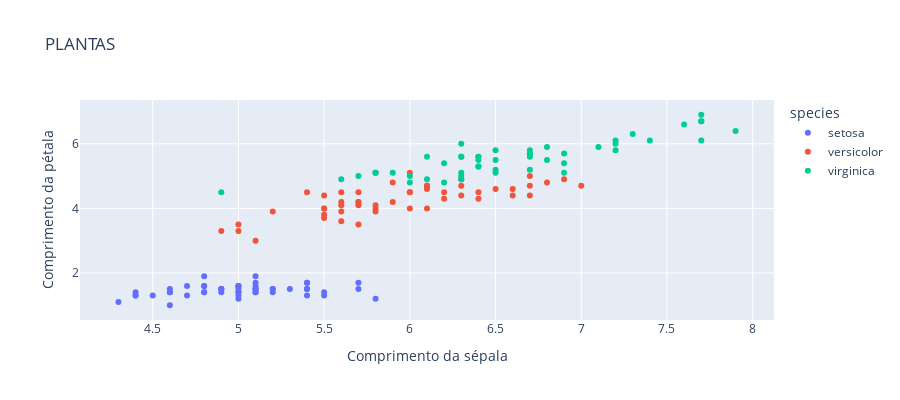

Source (notebook cell):
### Markdown cell above
# ----------------------------------------

### Code cell
px.scatter(df, x='sepal_length', y='petal_length', color='species',
           title="PLANTAS",
           labels={'sepal_length': 'Comprimento da sépala',
                   'petal_length': 'Comprimento da pétala'},
           height=400, width=900)

### Figure 1 — Plotly figure (JSON) as saved in the notebook; plotly's stock layout.template omitted (floating-point values rounded to 4 significant figures)
{"data": [{"hovertemplate": "species=setosa<br>Comprimento da sépala=%{x}<br>Comprimento da pétala=%{y}<extra></extra>", "legendgroup": "setosa", "marker": {"color": "#636efa", "symbol": "circle"}, "mode": "markers", "name": "setosa", "orientation": "v", "showlegend": true, "type": "scatter", "x": [5.1, 4.9, 4.7, 4.6, 5, 5.4, 4.6, 5, 4.4, 4.9, 5.4, 4.8, 4.8, 4.3, 5.8, 5.7, 5.4, 5.1, 5.7, 5.1, 5.4, 5.1, 4.6, 5.1, 4.8, 5, 5, 5.2, 5.2, 4.7, 4.8, 5.4, 5.2, 5.5, 4.9, 5, 5.5, 4.9, 4.4, 5.1, 5, 4.5, 4.4, 5, 5.1, 4.8, 5.1, 4.6, 5.3, 5], "xaxis": "x", "y": [1.4, 1.4, 1.3, 1.5, 1.4, 1.7, 1.4, 1.5, 1.4, 1.5, 1.5, 1.6, 1.4, 1.1, 1.2, 1.5, 1.3, 1.4, 1.7, 1.5, 1.7, 1.5, 1, 1.7, 1.9, 1.6, 1.6, 1.5, 1.4, 1.6, 1.6, 1.5, 1.5, 1.4, 1.5, 1.2, 1.3, 1.5, 1.3, 1.5, 1.3, 1.3, 1.3, 1.6, 1.9, 1.4, 1.6, 1.4, 1.5, 1.4], "yaxis": "y"}, {"hovertemplate": "species=versicolor<br>Comprimento da sépala=%{x}<br>Comprimento da pétala=%{y}<extra></extra>", "legendgroup": "versicolor", "marker": {"color": "#EF553B", "symbol": "circle"}, "mode": "markers", "name": "versicolor", "orientation": "v", "showlegend": true, "type": "scatter", "x": [7, 6.4, 6.9, 5.5, 6.5, 5.7, 6.3, 4.9, 6.6, 5.2, 5, 5.9, 6, 6.1, 5.6, 6.7, 5.6, 5.8, 6.2, 5.6, 5.9, 6.1, 6.3, 6.1, 6.4, 6.6, 6.8, 6.7, 6, 5.7, 5.5, 5.5, 5.8, 6, 5.4, 6, 6.7, 6.3, 5.6, 5.5, 5.5, 6.1, 5.8, 5, 5.6, 5.7, 5.7, 6.2, 5.1, 5.7], "xaxis": "x", "y": [4.7, 4.5, 4.9, 4, 4.6, 4.5, 4.7, 3.3, 4.6, 3.9, 3.5, 4.2, 4, 4.7, 3.6, 4.4, 4.5, 4.1, 4.5, 3.9, 4.8, 4, 4.9, 4.7, 4.3, 4.4, 4.8, 5, 4.5, 3.5, 3.8, 3.7, 3.9, 5.1, 4.5, 4.5, 4.7, 4.4, 4.1, 4, 4.4, 4.6, 4, 3.3, 4.2, 4.2, 4.2, 4.3, 3, 4.1], "yaxis": "y"}, {"hovertemplate": "species=virginica<br>Comprimento da sépala=%{x}<br>Comprimento da pétala=%{y}<extra></extra>", "legendgroup": "virginica", "marker": {"color": "#00cc96", "symbol": "circle"}, "mode": "markers", "name": "virginica", "orientation": "v", "showlegend": true, "type": "scatter", "x": [6.3, 5.8, 7.1, 6.3, 6.5, 7.6, 4.9, 7.3, 6.7, 7.2, 6.5, 6.4, 6.8, 5.7, 5.8, 6.4, 6.5, 7.7, 7.7, 6, 6.9, 5.6, 7.7, 6.3, 6.7, 7.2, 6.2, 6.1, 6.4, 7.2, 7.4, 7.9, 6.4, 6.3, 6.1, 7.7, 6.3, 6.4, 6, 6.9, 6.7, 6.9, 5.8, 6.8, 6.7, 6.7, 6.3, 6.5, 6.2, 5.9], "xaxis": "x", "y": [6, 5.1, 5.9, 5.6, 5.8, 6.6, 4.5, 6.3, 5.8, 6.1, 5.1, 5.3, 5.5, 5, 5.1, 5.3, 5.5, 6.7, 6.9, 5, 5.7, 4.9, 6.7, 4.9, 5.7, 6, 4.8, 4.9, 5.6, 5.8, 6.1, 6.4, 5.6, 5.1, 5.6, 6.1, 5.6, 5.5, 4.8, 5.4, 5.6, 5.1, 5.1, 5.9, 5.7, 5.2, 5, 5.2, 5.4, 5.1], "yaxis": "y"}], "layout": {"height": 400, "legend": {"title": {"text": "species"}, "tracegroupgap": 0}, "title": {"text": "PLANTAS"}, "width": 900, "xaxis": {"anchor": "y", "domain": [0, 1], "title": {"text": "Comprimento da sépala"}}, "yaxis": {"anchor": "x", "domain": [0, 1], "title": {"text": "Comprimento da pétala"}}}}
